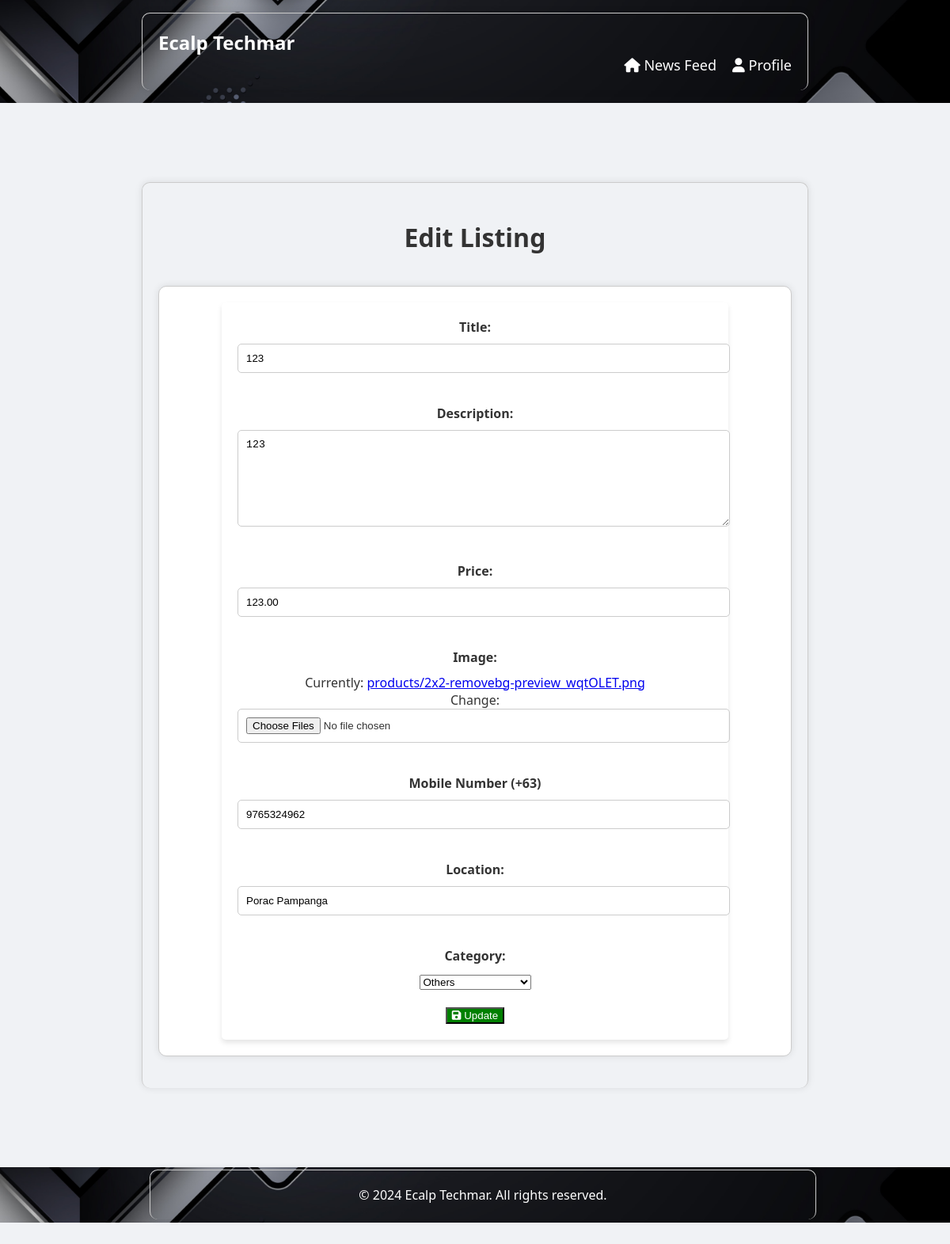
/newsfeed/edit_listing/101/ (signed in), run on the app's committed database.
### newsfeed/models.py (models this page shows, shortened)
class Product(models.Model):
    title = models.CharField(max_length=255)
    description = models.TextField()
    price = models.DecimalField(max_digits=10, decimal_places=2)
    image = models.ImageField(upload_to='products/')
    mobile_number = models.CharField(max_length=20)
    location = models.CharField(max_length=255)
    user = models.ForeignKey(User, on_delete=models.CASCADE)
    created_at = models.DateTimeField(auto_now_add=True)
    category = models.CharField(max_length=50, choices=[('Electronics', 'Electronics'), ('Fashion and Beauty', 'Fashion and Beauty'), ('Home and Garden', 'Home and Garden'), ('Sports and Leisure', 'Sports and Leisure'), ('Others', 'Others')], default='Others')
    is_active = models.BooleanField(default=True)
    deleted_at = models.DateTimeField(null=True, blank=True)

### newsfeed/views.py (the view)
# urls.py: path('edit_listing/<pk>/', edit_listing, name='edit_listing'),
@login_required
def edit_listing(request, pk):
    product = get_object_or_404(Product, pk=pk)
    if product.user == request.user:
        if request.method == 'POST':
            form = PostProductForm(request.POST, request.FILES, instance=product)
            if form.is_valid():
                form.save()
                messages.success(request, 'Listing updated successfully!')
                return redirect('newsfeed:newsfeed')
        else:
            form = PostProductForm(instance=product)
        return render(request, 'edit_listing.html', {'form': form})
    else:
        messages.error(request, 'You do not have permission to edit this listing.')
        return redirect('newsfeed:newsfeed')

### newsfeed/forms.py (shortened to what this page needs)
class PostProductForm(forms.ModelForm):
    class Meta:
        model = Product
        fields = ('title', 'description', 'price', 'image', 'mobile_number', 'location', 'category')
    def __init__(self, *args, **kwargs):
        super(PostProductForm, self).__init__(*args, **kwargs)
        self.fields['mobile_number'].widget.attrs['placeholder'] = '+63 9123456789'
        self.fields['image'].widget.attrs['multiple'] = True

### newsfeed/templates/edit_listing.html (shortened to what this page needs)
<!DOCTYPE html>
<html lang="en">
<head>
    {% load static %}
    <link rel="stylesheet" href="{% static 'main/styles.css' %}">
    <link rel="stylesheet" href="https://cdnjs.cloudflare.com/ajax/libs/font-awesome/6.0.0-beta3/css/all.min.css">
</head>
<body>
    <header>
        <div class="container">
            <h1 class="logo">Ecalp Techmar</h1>
            <nav>
                <ul>
                    <li><a href="{% url 'newsfeed:newsfeed' %}"><i class="fas fa-home"></i> News Feed</a></li>
                                        <li><a href="{% url 'newsfeed:profile' request.user.pk %}"><i class="fas fa-user"></i> Profile</a></li>
                </ul>
            </nav>
        </div>
    </header>
<section id="edit-listing">
    <div class="container">
        <h2>Edit Listing</h2>
        <div class="post-product-box">
            <form method="post" enctype="multipart/form-data">
                <div class="form-group">
                    <label for="id_title">Title:</label>
                    {{ form.title }}
                </div>
                <div class="form-group">
                    <label for="id_description">Description:</label>
                    {{ form.description }}
                </div>
                <div class="form-group">
                    <label for="id_price">Price:</label>
                    {{ form.price }}
                </div>
                <div class="form-group">
                    <label for="id_image">Image:</label>
                    {{ form.image }}
                </div>
                <div class="form-group">
                    <label for="id_mobile_number">Mobile Number (+63)</label>
                    {% if form.mobile_number.errors %}
                        <div class="error-message">
                            {{ form.mobile_number }}
                            <span>{{ form.mobile_number.errors }}</span>
                        </div>
                    {% else %}
                        {{ form.mobile_number }}
                    {% endif %}
                </div>
                <div class="form-group">
                    <label for="id_location">Location:</label>
                    {{ form.location }}
                </div>
                <div class="form-group">
                    <label for="id_category">Category:</label>
                    {{ form.category }}
                </div>
                <button type="submit" class="update-button" style="background-color: green; color: white;"><i class="fas fa-save"></i> Update</button>
            </form>
        </div>
    </div>
</section>
    <footer>
        <div class="container">
            <div class="footer-content">
                <p style="text-align: center; width: 100%;">&copy; 2024 Ecalp Techmar. All rights reserved.</p>
            </div>
        </div>
    </footer>
</body>
</html>

### main/static/main/styles.css (style rules this page uses)
body { font-family: 'Segoe UI', Tahoma, Geneva, Verdana, sans-serif; margin: 0; padding: 0; box-sizing: border-box; background-color: #f0f2f5; color: #333; }
header { background-color: #343a40; color: white; padding: 15px 0; position: sticky; top: 0; z-index: 1000; }
.container { width: 90%; max-width: 1200px; margin: 0 auto; padding: 0 15px; }
.logo { margin: 0; font-size: 24px; }
nav ul { list-style: none; padding: 0; display: flex; justify-content: flex-end; margin: 0; }
nav ul li { margin-left: 20px; }
nav ul li a { color: white; text-decoration: none; font-size: 18px; transition: color 0.3s; }
section { padding: 60px 0; }
section h2 { text-align: center; margin-bottom: 40px; font-size: 32px; }
form { max-width: 600px; margin: 0 auto; background-color: white; padding: 20px; border-radius: 5px; box-shadow: 0 4px 6px rgba(0, 0, 0, 0.1); }
.form-group { margin-bottom: 20px; }
.form-group label { display: block; margin-bottom: 5px; }
.form-group input, .form-group textarea { width: 100%; padding: 10px; border: 1px solid #ddd; border-radius: 5px; }
footer { background-color: #343a40; color: white; padding: 15px 0; text-align: center; }
.footer-content { display: flex; justify-content: space-between; align-items: center; flex-wrap: wrap; }
.footer-content p { margin: 0; }
.form-group { margin-bottom: 1rem; }
.form-group label { display: block; margin-bottom: 0.5rem; font-weight: bold; }
.form-group input { width: 100%; padding: 0.75rem; border: 1px solid #ccc; border-radius: 4px; }

### data on the page
Product: title "123", description "123", price "123.00", mobile_number "9765324962", location "Porac Pampanga", category "Others"
